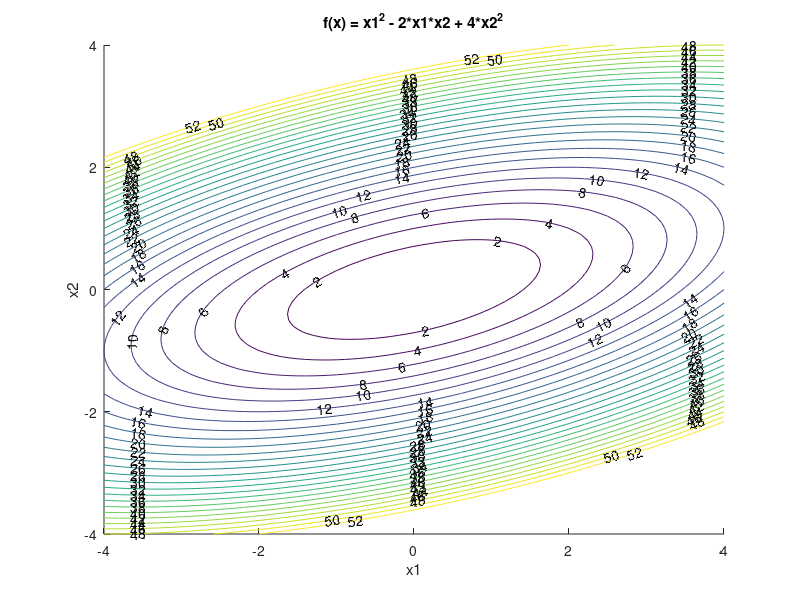

MATLAB code to generate this figure: (Note: this script raises an error after producing the figure.)
clc;
close all;
clear all;

% define objective function in f.m
% define objective gradient in dfdx.m

% Exact 2nd derivatives (hessian)
H = [2.0, -2.0; -2.0, 8.0];

% Start location
x_start = [-3.0, 2.0];

% Design variables at mesh points
i1 = -4.0:0.1:4.0;
i2 = -4.0:0.1:4.0;
[x1_mesh, x2_mesh] = meshgrid(i1, i2);
f_mesh = x1_mesh.^2 - 2.0 .* x1_mesh .* x2_mesh + 4 .* x2_mesh.^2;

% Create a contour plot
fig = figure();
hold on
% Specify contour lines
lines = 2:2:52;
% Plot contours
CS = contour(x1_mesh, x2_mesh, f_mesh,lines);
% Label contours
clabel(CS, 'FontSize', 10)
% Add some text to the plot
title('f(x) = x1^2 - 2*x1*x2 + 4*x2^2')
xlabel('x1')
ylabel('x2')

%%%%%%%%%%%%%%%%%%%%%%%%%%%%%%%%%%%%%%%%%%%%%%%%%%
% Quasi-Newton method
%%%%%%%%%%%%%%%%%%%%%%%%%%%%%%%%%%%%%%%%%%%%%%%%%%
% Number of iterations
n = 50;
% Use this alpha for every line search
alpha = linspace(0.1,1.0,n);
% Initialize delta_xq and gamma
delta_xq = zeros(2,1);
gamma = zeros(2,1);
part1 = zeros(2,2);
part2 = zeros(2,2);
part3 = zeros(2,2);
part4 = zeros(2,2);
part5 = zeros(2,2);
part6 = zeros(2,1);
part7 = zeros(1,1);
part8 = zeros(2,2);
part9 = zeros(2,2);
% Initialize xq
xq = zeros(n+1,2);
xq(1,:) = x_start;
% Initialize gradient storage
g = zeros(n+1,2);
g(1,:) = dfdx(xq(1,:));
% Initialize hessian storage
h = zeros(2,2,n+1);
h(:,:,1) = [1, 0.0; 0.0, 1];
for i = 1:1
    % Compute search direction and magnitude (dx)
    %  with dx = -alpha * inv(h) * grad
    delta_xq = -alpha(i)*linsolve(h(:,:,i),g(i,:)')';
    xq(i+1,:) = xq(i,:) + delta_xq;

    % Get gradient update for next step
    g(i+1,:) = dfdx(xq(i+1,:));

    % Get hessian update for next step
    gamma = g(i+1,i)-g(i,:);
    part1 = gamma'*gamma;
    part2 = gamma'*delta_xq;
    part3 = pinv(part2)*part1;

    part4 = delta_xq'*delta_xq;
    part5 = h(:,:,i)*part4;
    part6 = part5*h(:,:,i);
    part7 = delta_xq*h(:,:,i);
    part8 = part7*delta_xq';
    part9 = part6*(1/part8);
    
    h(:,:,i+1) = h(:,:,i) + part3 - part9;
end

plot(xq(:,1),xq(:,2),'r-o')

% Save the figure as a PNG
saveas(fig,'contour','png')

